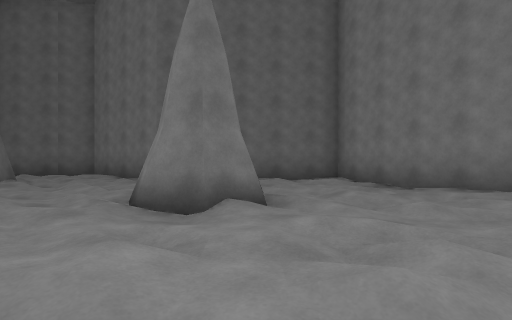
[1] (above)

13 first-person views from a walk through a 3-D level made in the Unity game engine. The camera is 1.2 m above the floor, looks level and sees 80° across. The floor is counted in squares, 2.45 m on a side. Each view is taken from the middle of a square. On the plan, view 1 faces up. The plan holds only what a view shows up to about 9 squares ahead; the rest is blank. The place goes on beyond the plan. The player character is not drawn.

[2]
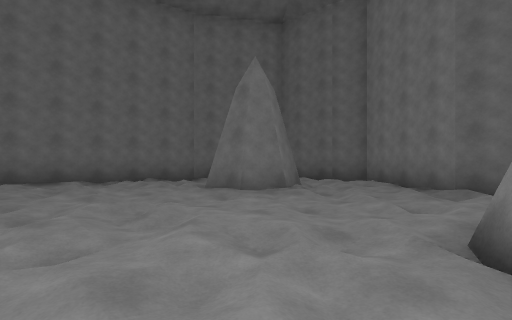

[3]
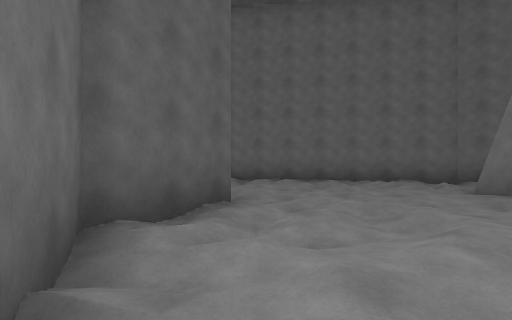

[4]
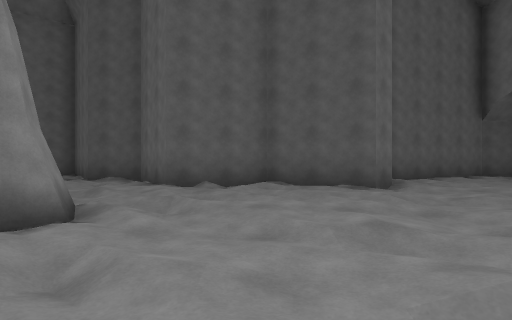

[5]
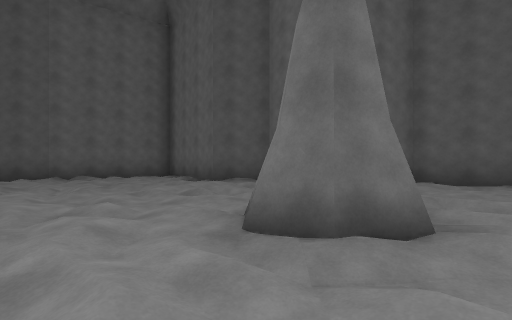

[6]
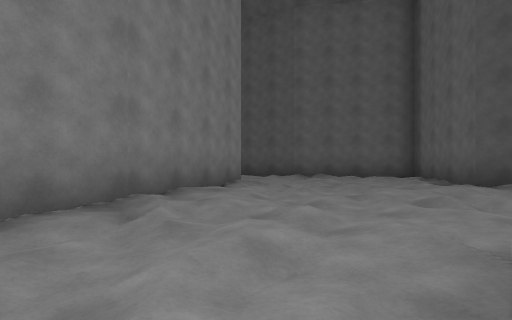

[7]
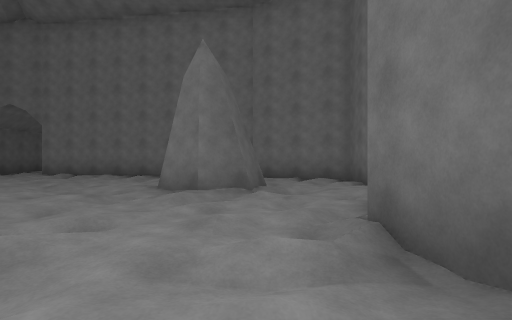

[8]
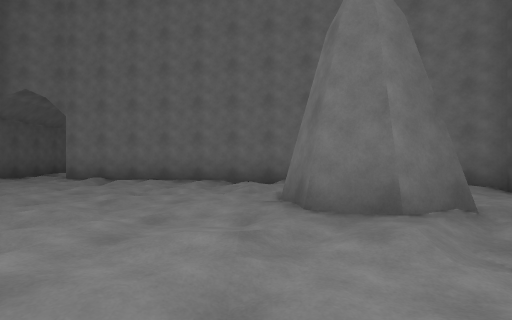

[9]
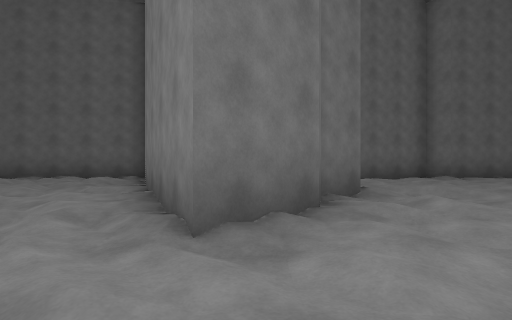

[10]
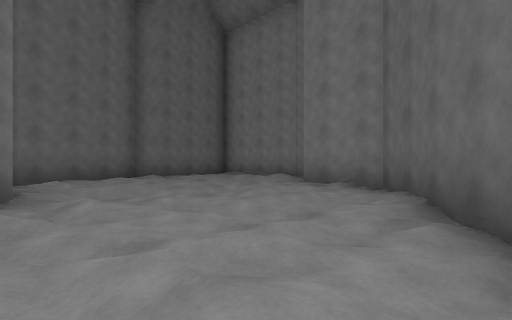

[11]
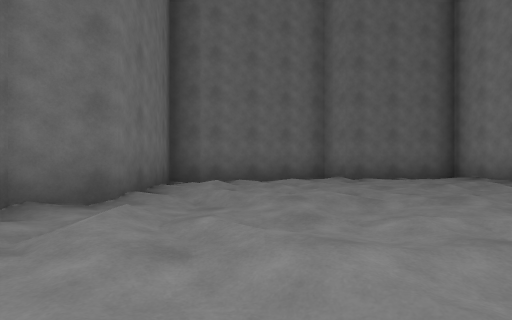

[12]
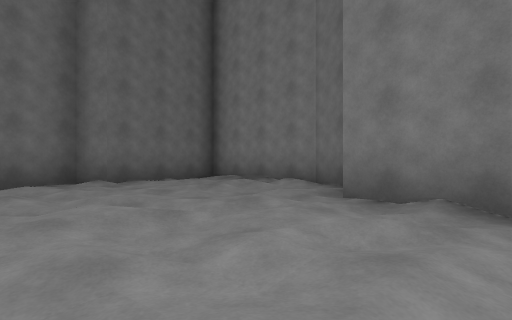

[13]
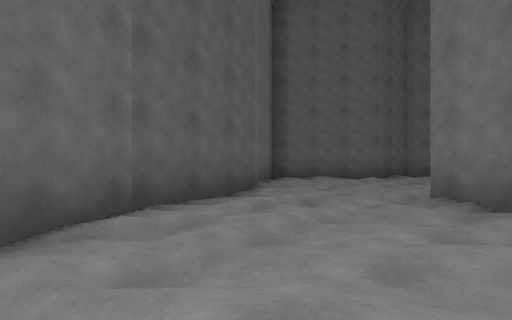

### Floor plan
Key: @ floor where view 1 was taken; # wall or solid block; . main floor; : floor 0.25 m higher than the main floor; / step, stairs or slope; O other object.
Columns run from 11 left of view 1 to 13 right of it. Each row starts with its distance up from view 1.
  9    #####
  8    #.::### ###        ###
  7   ##.....###.##  ######.#
  6   #::/#...::..#  #....:.#
  5   #..##:.:....## #::.:..#
  4   #:/:::.:O/...###::....#
  3   #..:.::.OO...###...:.##
  2  ##..::..::::::##::.:.##
  1  #...:..:.:::.:.#.....#
  0  #.:::##:##@:...:...:##
 -1  :::.######:::.....###
 -2 ..:###    ###.::####
 -3 ####        ##.##
 -4              ###

Positions as (right, up) in squares from view 1, and headings:
1: (0, 0), facing up
2: (-1, 1), facing up-left
3: (-1, 1), facing left
4: (-3, 6), facing down
5: (0, 6), facing down
6: (0, 5), facing down-right
7: (0, 6), facing left
8: (-2, 4), facing left
9: (5, -1), facing up
10: (6, -1), facing up-right
11: (8, 0), facing up
12: (8, 1), facing up-right
13: (9, 2), facing down-left
